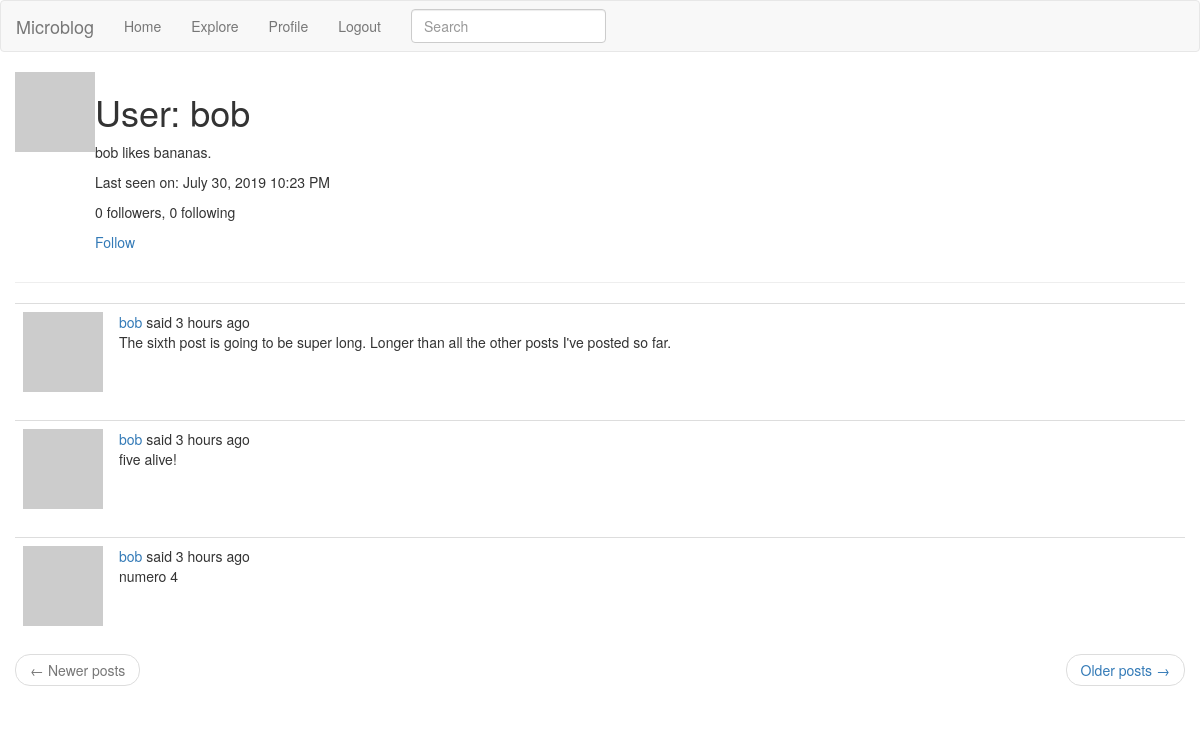
Page /user/bob (signed in) on the committed database.
### app/models.py (models this page shows, shortened)
class User(UserMixin, db.Model):
  id = db.Column(db.Integer, primary_key=True)
  username = db.Column(db.String(64), index=True, unique=True)
  email = db.Column(db.String(120), index=True, unique=True)
  password_hash = db.Column(db.String(128))
  posts = db.relationship('Post', backref='author', lazy='dynamic')
  about_me = db.Column(db.String(140))
  last_seen = db.Column(db.DateTime, default=datetime.utcnow)
  followed = db.relationship(
    'User',
    secondary=followers,
    primaryjoin=(followers.c.follower_id == id),
    secondaryjoin=(followers.c.followed_id == id),
    backref=db.backref('followers', lazy='dynamic'),
    lazy='dynamic'
  )
  def avatar(self, size):
    digest = md5(self.email.lower().encode('utf-8')).hexdigest()
    return 'https://www.gravatar.com/avatar/{}?d=identicon&s={}'.format(digest, size)
  def is_following(self, user):
    return self.followed.filter(followers.c.followed_id == user.id).count() > 0

class SearchableMixin(object):
  @classmethod
  def before_commit(cls, session):
    session._changes = {
      'add': list(session.new),
      'update': list(session.dirty),
      'delete': list(session.deleted)
    }
  @classmethod
  def after_commit(cls, session):
    for obj in session._changes['add']:
      if isinstance(obj, SearchableMixin):
        add_to_index(obj.__tablename__, obj)
    for obj in session._changes['update']:
      if isinstance(obj, SearchableMixin):
        add_to_index(obj.__tablename__, obj)
    for obj in session._changes['delete']:
      if isinstance(obj, SearchableMixin):
        remove_from_index(obj.__tablename__, obj)
    session._changes = None

class Post(SearchableMixin, db.Model):
  __searchable__ = ['body']
  id = db.Column(db.Integer, primary_key=True)
  body = db.Column(db.String(140))
  timestamp = db.Column(db.DateTime, index=True, default=datetime.utcnow)
  user_id = db.Column(db.Integer, db.ForeignKey('user.id'))

### app/main/routes.py (the view)
@bp.route('/user/<username>')
@login_required
def user(username):
  user = User.query.filter_by(username=username).first_or_404()
  page = request.args.get('page', 1, type=int)
  posts = user.posts.order_by(Post.timestamp.desc()).paginate(page, current_app.config['POSTS_PER_PAGE'], False)
  next_url = url_for('main.user', username=user.username, page=posts.next_num) if posts.has_next else None
  prev_url = url_for('main.user', username=user.username, page=posts.prev_num) if posts.has_prev else None
  return render_template('user.html', user=user, posts=posts.items, next_url=next_url, prev_url=prev_url)

### app/main/forms.py
class SearchForm(FlaskForm):
  q = StringField(_l('Search'), validators=[DataRequired()])
  def __init__(self, *args, **kwargs):
    if 'formdata' not in kwargs:
      kwargs['formdata'] = request.args
    if 'csrf_enabled' not in kwargs:
      kwargs['csrf_enabled'] = False
    super(SearchForm, self).__init__(*args, **kwargs)

### app/main/routes.py (called while the page is built)
@bp.before_app_request
def before_request():
  if current_user.is_authenticated:
    current_user.last_seen = datetime.utcnow()
    db.session.commit()
    g.search_form = SearchForm()
  g.locale = str(get_locale())

### app/models.py (called while the page is built)
@login.user_loader
def load_user(id):
  return User.query.get(int(id))

### app/templates/user.html
{% extends "base.html" %}
{% block app_content %}
  <table>
    <tr valign="top">
        <td><img src="{{ user.avatar(128) }}"></td>
        <td>
          <h1>{{ _('User') }}: {{ user.username }}</h1>
          {% if user.about_me %}<p>{{ user.about_me }}</p>{% endif %}
          {% if user.last_seen %}
          <p>{{ _('Last seen on') }}: {{ moment(user.last_seen).format('LLL') }}</p>
          {% endif %}
          <p>{{ user.followers.count() }} {{ _('followers') }}, {{ user.followed.count() }} {{ _('following') }}</p>
          {% if user == current_user %}
          <p><a href="{{ url_for('main.edit_profile') }}">{{ _('Edit your profile') }}</a></p>
          {% elif not current_user.is_following(user) %}
          <p><a href="{{ url_for('main.follow', username=user.username) }}">{{ _('Follow') }}</a></p>
          {% else %}
          <p><a href="{{ url_for('main.unfollow', username=user.username) }}">{{ _('Unfollow') }}</a></p>
          {% endif %}
        </td>
    </tr>
  </table>
  <hr>
  {% for post in posts %}
    {% include 'post.html' %}
  {% endfor %}
  <nav aria-label="...">
    <ul class="pager">
      <li class="previous{% if not prev_url %} disabled{% endif %}">
        <a href="{{ prev_url or '#' }}">
          <span aria-hidden="true">&larr;</span> {{ _('Newer posts') }}
        </a>
      </li>
      <li class="next{% if not next_url %} disabled{% endif %}">
        <a href="{{ next_url or '#' }}">
          {{ _('Older posts') }} <span aria-hidden="true">&rarr;</span>
        </a>
      </li>
    </ul>
  </nav>
{% endblock %}

### app/templates/post.html (shortened to what this page needs)
<table class="table table-hover">
  <tr>
    <td width="70px">
      <a href="{{ url_for('main.user', username=post.author.username) }}">
        <img src="{{ post.author.avatar(70) }}" />
      </a>
    </td>
    <td>
      {{ _('%(username)s said %(when)s', username=user_link, when=moment(post.timestamp).fromNow())
      }}
      <br>
      {{ post.body }}
    </td>
  </tr>
</table>

### rows in the picture
User: username "bob", about_me "bob likes bananas.", last_seen "July 30, 2019 10:23 PM"
Post: body "The sixth post is going to be super long. Longer than all the other posts I've posted so far."
Post: body "five alive!"
Post: body "numero 4"

### other values in the picture
{{ user.followers.count() }} "0"
{{ user.followed.count() }} "0"
